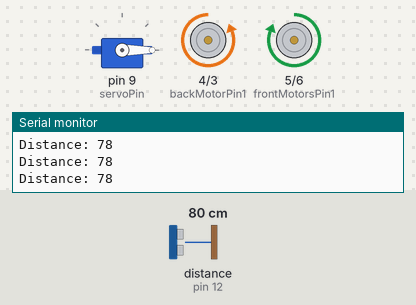
A sketch run on a simulated Arduino Uno, built with avr-gcc and run on an emulated ATmega328P. On the bench: servo, motor-driver pin pairs drawn as motors (green arrow = first pin HIGH = forward, orange = second pin HIGH = backward, longer = more drive), the last lines printed to the serial monitor. Wiring (inferred from the names in the program): ultrasonic range finder: trigger pin 13; echo pin 12. The test bench sets the inputs (shaded band); at power-on: distance to the obstacle (sensor on pin 12) 80 cm. The echo pulse lasts 58.3 µs per cm.

Above: at 1.7 s.
1.8 s: distance to the obstacle (sensor on pin 12) set to 14 cm
3.3 s: distance to the obstacle (sensor on pin 12) set to 11 cm
At 6.2 s:
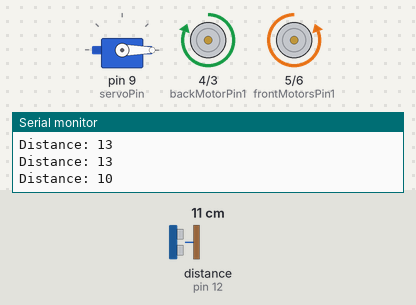
At 16.2 s:
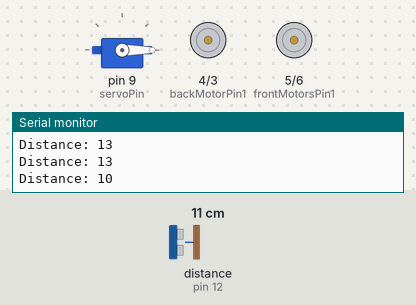
Timing chart, 0 to 17.3 s (numbered marks = the images above; inputs shaded):
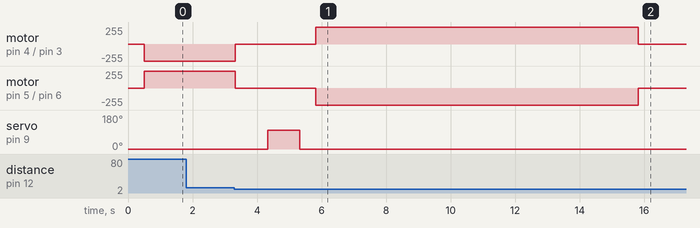

Measured:
- the behaviour switches between 13 and 12 cm on distance to the obstacle (sensor on pin 12) (found by bisection; images 0 and 1)
- after the input at 3.3 s, motor on pin 4 (backMotorPin1) / pin 3 (backMotorPin2): backward 255/255 → stopped at once, → forward 255/255 2.5 s later, → stopped 10.0 s later; motor on pin 5 (frontMotorsPin1) / pin 6 (frontMotorsPin2): forward 255/255 → stopped at once, → backward 255/255 2.5 s later, → stopped 10.0 s later

The sketch:

code.ino
```cpp
#include <Servo.h>

// --- PIN DEFINITIONS ---
const int trigPin = 13;
const int echoPin = 12;
const int servoPin = 9;

// --- MOTOR DEFINITIONS ---

// FRONT MOTORS (2 wheels in front, wired together)
// Wired to L293D Pins 2 & 7 -> Arduino Pins 5 & 6
const int frontMotorsPin1 = 5;
const int frontMotorsPin2 = 6;

// BACK MOTOR (1 single wheel in back)
// Wired to L293D Pins 10 & 15 -> Arduino Pins 4 & 3
const int backMotorPin1 = 4;
const int backMotorPin2 = 3;

// --- CONFIGURATION ---
const int WALL_DISTANCE_CM = 11;
const int REVERSE_TIME_MS = 10000;

Servo ballLauncher;
bool courseCompleted = false;

void setup() {
  Serial.begin(9600);

  // Setup Motor Pins
  pinMode(frontMotorsPin1, OUTPUT);
  pinMode(frontMotorsPin2, OUTPUT);
  pinMode(backMotorPin1, OUTPUT);
  pinMode(backMotorPin2, OUTPUT);

  // Setup Sensor & Servo
  pinMode(trigPin, OUTPUT);
  pinMode(echoPin, INPUT);
  ballLauncher.attach(servoPin);

  // Set arm to START position (0 degrees)
  ballLauncher.write(0);

  // Wait 0.5 second before moving
  delay(500);
}

void loop() {
  if (courseCompleted) {
    stopMotors();
    return;
  }

  long distance = getDistance();
  Serial.print("Distance: ");
  Serial.println(distance);

  // --- OBSTACLE LOGIC ---
  if (distance > 0 && distance <= WALL_DISTANCE_CM) {

    // 1. STOP at the wall
    stopMotors();
    delay(1000);

    // 2. LAUNCH BALL
    ballLauncher.write(100);  // Throw!
    delay(1000);
    ballLauncher.write(0);  // Reset
    delay(500);

    // 3. RETURN TRIP (Go backwards)
    moveBackward();
    delay(REVERSE_TIME_MS);

    // 4. FINISH
    stopMotors();
    courseCompleted = true;

  } else {
    // Drive STRAIGHT
    moveForward();
  }

  delay(50);
}

// --- MOVEMENT FUNCTIONS ---

void moveForward() {
  // Front 2 wheels pull forward
  digitalWrite(frontMotorsPin1, HIGH);
  digitalWrite(frontMotorsPin2, LOW);

  // Back 1 wheel pushes forward
  digitalWrite(backMotorPin1, LOW);
  digitalWrite(backMotorPin2, HIGH);
}

void moveBackward() {
  // Front 2 wheels push backward
  digitalWrite(frontMotorsPin1, LOW);
  digitalWrite(frontMotorsPin2, HIGH);

  // Back 1 wheel pulls backward
  digitalWrite(backMotorPin1, HIGH);
  digitalWrite(backMotorPin2, LOW);
}

void stopMotors() {
  digitalWrite(frontMotorsPin1, LOW);
  digitalWrite(frontMotorsPin2, LOW);
  digitalWrite(backMotorPin1, LOW);
  digitalWrite(backMotorPin2, LOW);
}

long getDistance() {
  digitalWrite(trigPin, LOW);
  delayMicroseconds(2);
  digitalWrite(trigPin, HIGH);
  delayMicroseconds(10);
  digitalWrite(trigPin, LOW);

  // Added a 30-millisecond timeout so the robot doesn't freeze!
  long duration = pulseIn(echoPin, HIGH, 30000);

  // If it times out
  if (duration == 0) {
    return 999;
  }

  return duration * 0.034 / 2;
}
```
